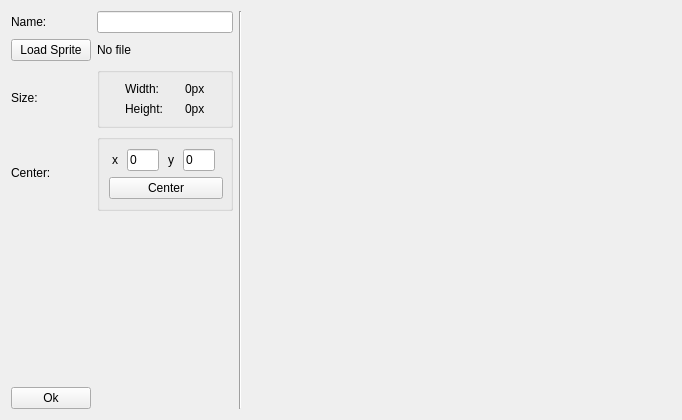
<?xml version="1.0" encoding="UTF-8"?>
<ui version="4.0">
 <class>SpriteWindow</class>
 <widget class="QWidget" name="SpriteWindow">
  <property name="geometry">
   <rect>
    <x>0</x>
    <y>0</y>
    <width>682</width>
    <height>420</height>
   </rect>
  </property>
  <property name="minimumSize">
   <size>
    <width>263</width>
    <height>0</height>
   </size>
  </property>
  <property name="windowTitle">
   <string>SpriteWindow</string>
  </property>
  <property name="locale">
   <locale language="English" country="UnitedStates"/>
  </property>
  <layout class="QHBoxLayout" name="horizontalLayout">
   <item>
    <layout class="QGridLayout" name="gridLayout">
     <item row="3" column="0">
      <widget class="QLabel" name="centerLabel">
       <property name="text">
        <string>Center:</string>
       </property>
       <property name="alignment">
        <set>Qt::AlignLeading|Qt::AlignLeft|Qt::AlignVCenter</set>
       </property>
      </widget>
     </item>
     <item row="2" column="1">
      <widget class="QGroupBox" name="groupBox">
       <property name="maximumSize">
        <size>
         <width>136</width>
         <height>16777215</height>
        </size>
       </property>
       <property name="title">
        <string/>
       </property>
       <layout class="QVBoxLayout" name="verticalLayout_2">
        <item>
         <layout class="QGridLayout" name="gridLayout_4">
          <item row="0" column="2">
           <widget class="QLabel" name="widthValueLabel">
            <property name="sizePolicy">
             <sizepolicy hsizetype="Maximum" vsizetype="Preferred">
              <horstretch>0</horstretch>
              <verstretch>0</verstretch>
             </sizepolicy>
            </property>
            <property name="text">
             <string>0px</string>
            </property>
            <property name="alignment">
             <set>Qt::AlignLeading|Qt::AlignLeft|Qt::AlignVCenter</set>
            </property>
           </widget>
          </item>
          <item row="0" column="0">
           <widget class="QLabel" name="widthLabel">
            <property name="sizePolicy">
             <sizepolicy hsizetype="Maximum" vsizetype="Preferred">
              <horstretch>0</horstretch>
              <verstretch>0</verstretch>
             </sizepolicy>
            </property>
            <property name="minimumSize">
             <size>
              <width>19</width>
              <height>0</height>
             </size>
            </property>
            <property name="text">
             <string>Width:</string>
            </property>
            <property name="alignment">
             <set>Qt::AlignRight|Qt::AlignTrailing|Qt::AlignVCenter</set>
            </property>
           </widget>
          </item>
          <item row="1" column="0">
           <widget class="QLabel" name="heightLabel">
            <property name="sizePolicy">
             <sizepolicy hsizetype="Maximum" vsizetype="Preferred">
              <horstretch>0</horstretch>
              <verstretch>0</verstretch>
             </sizepolicy>
            </property>
            <property name="minimumSize">
             <size>
              <width>19</width>
              <height>0</height>
             </size>
            </property>
            <property name="text">
             <string>Height:</string>
            </property>
            <property name="alignment">
             <set>Qt::AlignRight|Qt::AlignTrailing|Qt::AlignVCenter</set>
            </property>
           </widget>
          </item>
          <item row="1" column="2">
           <widget class="QLabel" name="heightValueLabel">
            <property name="sizePolicy">
             <sizepolicy hsizetype="Maximum" vsizetype="Preferred">
              <horstretch>0</horstretch>
              <verstretch>0</verstretch>
             </sizepolicy>
            </property>
            <property name="text">
             <string>0px</string>
            </property>
           </widget>
          </item>
         </layout>
        </item>
       </layout>
      </widget>
     </item>
     <item row="2" column="0">
      <widget class="QLabel" name="sizeLabel">
       <property name="text">
        <string>Size:</string>
       </property>
      </widget>
     </item>
     <item row="3" column="1">
      <widget class="QGroupBox" name="groupBox_2">
       <property name="minimumSize">
        <size>
         <width>136</width>
         <height>0</height>
        </size>
       </property>
       <property name="maximumSize">
        <size>
         <width>136</width>
         <height>16777215</height>
        </size>
       </property>
       <property name="title">
        <string/>
       </property>
       <layout class="QHBoxLayout" name="horizontalLayout_3">
        <item>
         <layout class="QVBoxLayout" name="verticalLayout">
          <item>
           <layout class="QHBoxLayout" name="horizontalLayout_2">
            <item>
             <widget class="QLabel" name="xLabel">
              <property name="sizePolicy">
               <sizepolicy hsizetype="Maximum" vsizetype="Preferred">
                <horstretch>0</horstretch>
                <verstretch>0</verstretch>
               </sizepolicy>
              </property>
              <property name="minimumSize">
               <size>
                <width>6</width>
                <height>0</height>
               </size>
              </property>
              <property name="text">
               <string>x</string>
              </property>
             </widget>
            </item>
            <item>
             <widget class="QLineEdit" name="centerXEdit">
              <property name="sizePolicy">
               <sizepolicy hsizetype="Preferred" vsizetype="Fixed">
                <horstretch>0</horstretch>
                <verstretch>0</verstretch>
               </sizepolicy>
              </property>
              <property name="minimumSize">
               <size>
                <width>32</width>
                <height>0</height>
               </size>
              </property>
              <property name="maximumSize">
               <size>
                <width>32</width>
                <height>16777215</height>
               </size>
              </property>
              <property name="text">
               <string>0</string>
              </property>
             </widget>
            </item>
            <item>
             <widget class="QLabel" name="yLabel">
              <property name="sizePolicy">
               <sizepolicy hsizetype="Maximum" vsizetype="Preferred">
                <horstretch>0</horstretch>
                <verstretch>0</verstretch>
               </sizepolicy>
              </property>
              <property name="minimumSize">
               <size>
                <width>6</width>
                <height>0</height>
               </size>
              </property>
              <property name="text">
               <string>y</string>
              </property>
             </widget>
            </item>
            <item>
             <widget class="QLineEdit" name="centerYEdit">
              <property name="sizePolicy">
               <sizepolicy hsizetype="Preferred" vsizetype="Fixed">
                <horstretch>0</horstretch>
                <verstretch>0</verstretch>
               </sizepolicy>
              </property>
              <property name="minimumSize">
               <size>
                <width>32</width>
                <height>0</height>
               </size>
              </property>
              <property name="maximumSize">
               <size>
                <width>32</width>
                <height>16777215</height>
               </size>
              </property>
              <property name="text">
               <string>0</string>
              </property>
             </widget>
            </item>
           </layout>
          </item>
          <item>
           <widget class="QPushButton" name="centerButton">
            <property name="sizePolicy">
             <sizepolicy hsizetype="Preferred" vsizetype="Fixed">
              <horstretch>0</horstretch>
              <verstretch>0</verstretch>
             </sizepolicy>
            </property>
            <property name="minimumSize">
             <size>
              <width>114</width>
              <height>0</height>
             </size>
            </property>
            <property name="text">
             <string>Center</string>
            </property>
           </widget>
          </item>
         </layout>
        </item>
       </layout>
      </widget>
     </item>
     <item row="1" column="1">
      <widget class="QLabel" name="imagePathLabel">
       <property name="sizePolicy">
        <sizepolicy hsizetype="Maximum" vsizetype="Preferred">
         <horstretch>0</horstretch>
         <verstretch>0</verstretch>
        </sizepolicy>
       </property>
       <property name="text">
        <string>No file</string>
       </property>
      </widget>
     </item>
     <item row="1" column="0">
      <widget class="QPushButton" name="loadSpriteButton">
       <property name="sizePolicy">
        <sizepolicy hsizetype="Maximum" vsizetype="Fixed">
         <horstretch>200</horstretch>
         <verstretch>0</verstretch>
        </sizepolicy>
       </property>
       <property name="minimumSize">
        <size>
         <width>0</width>
         <height>0</height>
        </size>
       </property>
       <property name="maximumSize">
        <size>
         <width>16777215</width>
         <height>16777215</height>
        </size>
       </property>
       <property name="text">
        <string>Load Sprite</string>
       </property>
      </widget>
     </item>
     <item row="0" column="0">
      <widget class="QLabel" name="nameLabel">
       <property name="text">
        <string>Name:</string>
       </property>
      </widget>
     </item>
     <item row="0" column="1">
      <widget class="QLineEdit" name="nameEdit">
       <property name="sizePolicy">
        <sizepolicy hsizetype="Minimum" vsizetype="Fixed">
         <horstretch>0</horstretch>
         <verstretch>0</verstretch>
        </sizepolicy>
       </property>
       <property name="minimumSize">
        <size>
         <width>100</width>
         <height>0</height>
        </size>
       </property>
       <property name="maximumSize">
        <size>
         <width>16777215</width>
         <height>16777215</height>
        </size>
       </property>
      </widget>
     </item>
     <item row="4" column="0">
      <spacer name="verticalSpacer">
       <property name="orientation">
        <enum>Qt::Vertical</enum>
       </property>
       <property name="sizeHint" stdset="0">
        <size>
         <width>20</width>
         <height>40</height>
        </size>
       </property>
      </spacer>
     </item>
     <item row="5" column="0">
      <widget class="QPushButton" name="okButton">
       <property name="sizePolicy">
        <sizepolicy hsizetype="Maximum" vsizetype="Fixed">
         <horstretch>0</horstretch>
         <verstretch>0</verstretch>
        </sizepolicy>
       </property>
       <property name="text">
        <string>Ok</string>
       </property>
      </widget>
     </item>
    </layout>
   </item>
   <item>
    <widget class="Line" name="line">
     <property name="orientation">
      <enum>Qt::Vertical</enum>
     </property>
    </widget>
   </item>
   <item>
    <layout class="QGridLayout" name="gridLayout_2">
     <item row="1" column="0">
      <layout class="QVBoxLayout" name="verticalLayout_3">
       <item>
        <widget class="QLabel" name="imageLabel">
         <property name="sizePolicy">
          <sizepolicy hsizetype="Maximum" vsizetype="Maximum">
           <horstretch>0</horstretch>
           <verstretch>0</verstretch>
          </sizepolicy>
         </property>
         <property name="text">
          <string/>
         </property>
        </widget>
       </item>
       <item>
        <spacer name="verticalSpacer_2">
         <property name="orientation">
          <enum>Qt::Vertical</enum>
         </property>
         <property name="sizeHint" stdset="0">
          <size>
           <width>20</width>
           <height>40</height>
          </size>
         </property>
        </spacer>
       </item>
      </layout>
     </item>
     <item row="1" column="1">
      <spacer name="horizontalSpacer">
       <property name="orientation">
        <enum>Qt::Horizontal</enum>
       </property>
       <property name="sizeHint" stdset="0">
        <size>
         <width>40</width>
         <height>20</height>
        </size>
       </property>
      </spacer>
     </item>
    </layout>
   </item>
  </layout>
 </widget>
 <resources/>
 <connections/>
</ui>
